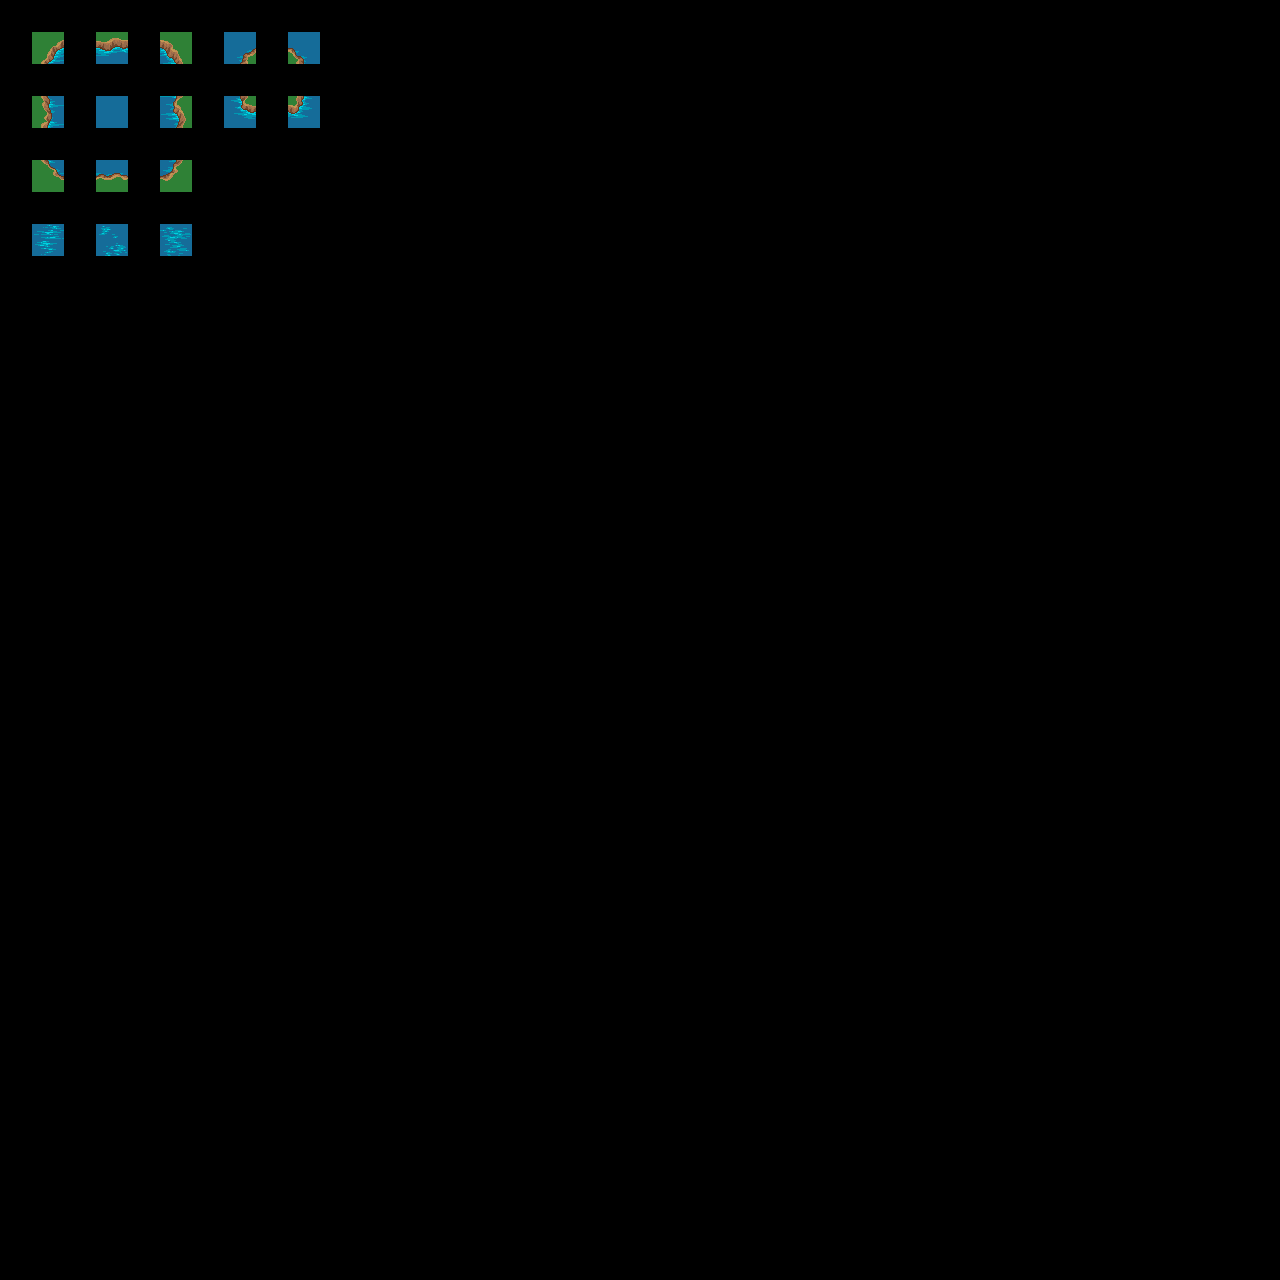

This game map was drawn from its Tiled (.tmx) file and the tilesets committed beside it. A one-line description and the trimmed map source follow:
An orthogonal 40x40 tile map with 32x32 px tiles, 2 tile layers (regions, input_water) and 16 objects.

<map version="1.0" orientation="orthogonal" width="40" height="40" tilewidth="32" tileheight="32">
 <tileset firstgid="1" name="Terrain" tilewidth="32" tileheight="32">
  <image source="../core/assets/gfx/tilesets/terrain.png" width="1024" height="1024" />
  <terraintypes>
   <terrain name="Dark Dirt" tile="100" />
   <terrain name="Red Dirt" tile="103" />
   <terrain name="Black Dirt" tile="106" />
   <terrain name="Grey Dirt" tile="109" />
   <terrain name="Lava" tile="112" />
   <terrain name="Hole" tile="115" />
   <terrain name="Red Hole" tile="118" />
   <terrain name="Black Hole" tile="121" />
   <terrain name="Water" tile="124" />
   <terrain name="Full Dirt" tile="537" />
   <terrain name="Clean Dirt" tile="537" />
   <terrain name="Trans Dirt" tile="97" />
   <terrain name="Grass" tile="289" />
   <terrain name="Dark Grass" tile="295" />
   <terrain name="Short Grass" tile="298" />
   <terrain name="Long Grass" tile="301" />
   <terrain name="Wheat" tile="304" />
   <terrain name="Earth" tile="676" />
   <terrain name="Sand" tile="307" />
   <terrain name="Sand Water" tile="310" />
   <terrain name="Snow" tile="499" />
   <terrain name="Snow Water" tile="662" />
   <terrain name="Snow Ice" tile="502" />
   <terrain name="Ice" tile="496" />
   <terrain name="Brick Road" tile="491" />
   <terrain name="Sewer" tile="484" />
   <terrain name="Sewer Water" tile="481" />
  </terraintypes>
  <tile id="1" terrain="11,11,11," />
  <tile id="2" terrain="11,11,,11" />
  <tile id="4" terrain="0,0,0," />
  <tile id="5" terrain="0,0,,0" />
  <tile id="7" terrain="1,1,1," />
  <tile id="8" terrain="1,1,,1" />
  <tile id="13" terrain="3,3,3," />
  <tile id="14" terrain="3,3,,3" />
  <tile id="16" terrain="4,4,4," />
  <tile id="17" terrain="4,4,,4" />
  <tile id="19" terrain="5,5,5," />
  <tile id="20" terrain="5,5,,5" />
  <tile id="22" terrain="6,6,6," />
  <tile id="23" terrain="6,6,,6" />
  <tile id="25" terrain="7,7,7," />
  <tile id="26" terrain="7,7,,7" />
  <tile id="28" terrain="8,8,8," />
  <tile id="29" terrain="8,8,,8" />
  <tile id="33" terrain="11,,11,11" />
  <tile id="34" terrain=",11,11,11" />
  <tile id="36" terrain="0,,0,0" />
  <tile id="37" terrain=",0,0,0" />
  <tile id="39" terrain="1,,1,1" />
  <tile id="40" terrain=",1,1,1" />
  <tile id="45" terrain="3,,3,3" />
  <tile id="46" terrain=",3,3,3" />
  <tile id="48" terrain="4,,4,4" />
  <tile id="49" terrain=",4,4,4" />
  <tile id="51" terrain="5,,5,5" />
  <tile id="52" terrain=",5,5,5" />
  <tile id="54" terrain="6,,6,6" />
  <tile id="55" terrain=",6,6,6" />
  <tile id="57" terrain="7,,7,7" />
  <tile id="58" terrain=",7,7,7" />
  <tile id="60" terrain="8,,8,8" />
  <tile id="61" terrain=",8,8,8" />
  <tile id="64" terrain=",,,11" />
  <tile id="65" terrain=",,11,11" />
  <tile id="66" terrain=",,11," />
  <tile id="67" terrain=",,,0" />
  <tile id="68" terrain=",,0,0" />
  <tile id="69" terrain=",,0," />
  <tile id="70" terrain=",,,1" />
  <tile id="71" terrain=",,1,1" />
  <tile id="72" terrain=",,1," />
  <tile id="73" terrain=",,,2" />
  <tile id="74" terrain=",,2,2" />
  <tile id="75" terrain=",,2," />
  <tile id="76" terrain=",,,3" />
  <tile id="77" terrain=",,3,3" />
  <tile id="78" terrain=",,3," />
  <tile id="79" terrain=",,,4" />
  <tile id="80" terrain=",,4,4" />
  <tile id="81" terrain=",,4," />
  <tile id="82" terrain=",,,5" />
  <tile id="83" terrain=",,5,5" />
  <tile id="84" terrain=",,5," />
  <tile id="85" terrain=",,,6" />
  <tile id="86" terrain=",,6,6" />
  <tile id="87" terrain=",,6," />
  <tile id="88" terrain=",,,7" />
  <tile id="89" terrain=",,7,7" />
  <tile id="90" terrain=",,7," />
  <tile id="91" terrain=",,,8" />
  <tile id="92" terrain=",,8,8" />
  <tile id="93" terrain=",,8," />
  <tile id="96" terrain=",11,,11" />
  <tile id="97" terrain="11,11,11,11" />
  <tile id="98" terrain="11,,11," />
  <tile id="99" terrain=",0,,0" />
  <tile id="100" terrain="0,0,0,0" />
  <tile id="101" terrain="0,,0," />
  <tile id="102" terrain=",1,,1" />
  <tile id="103" terrain="1,1,1,1" />
  <tile id="104" terrain="1,,1," />
  <tile id="105" terrain=",2,,2" />
  <tile id="106" terrain="2,2,2,2" />
  <tile id="107" terrain="2,,2," />
  <tile id="108" terrain=",3,,3" />
  <tile id="110" terrain="3,,3," />
  <tile id="111" terrain=",4,,4" />
  <tile id="112" terrain="4,4,4,4" />
  <tile id="113" terrain="4,,4," />
  <tile id="114" terrain=",5,,5" />
  <tile id="115" terrain="5,5,5,5" />
  <tile id="116" terrain="5,,5," />
  <tile id="117" terrain=",6,,6" />
  <tile id="118" terrain="6,6,6,6" />
  <tile id="119" terrain="6,,6," />
  <tile id="120" terrain=",7,,7" />
  <tile id="122" terrain="7,,7," />
  <tile id="123" terrain=",8,,8" />
  <tile id="124">
   <properties>
    <property name="animation" value="water" />
    <property name="frame" value="4" />
    <property name="randomized" value="true" />
   </properties>
  </tile>
  <tile id="125" terrain="8,,8," />
  <tile id="128" terrain=",11,," />
  <tile id="129" terrain="11,11,," />
  <tile id="130" terrain="11,,," />
  <tile id="131" terrain=",0,," />
  <tile id="132" terrain="0,0,," />
  <tile id="133" terrain="0,,," />
  <tile id="134" terrain=",1,," />
  <tile id="135" terrain="1,1,," />
  <tile id="136" terrain="1,,," />
  <tile id="137" terrain=",2,," />
  <tile id="138" terrain="2,2,," />
  <tile id="139" terrain="2,,," />
  <tile id="140" terrain=",3,," />
  <tile id="141" terrain="3,3,," />
  <tile id="142" terrain="3,,," />
  <tile id="143" terrain=",4,," />
  <tile id="144" terrain="4,4,," />
  <tile id="145" terrain="4,,," />
  <tile id="146" terrain=",5,," />
  <tile id="147" terrain="5,5,," />
  <tile id="148" terrain="5,,," />
  <tile id="149" terrain=",6,," />
  <tile id="150" terrain="6,6,," />
  <tile id="151" terrain="6,,," />
  <tile id="152" terrain=",7,," />
  <tile id="153" terrain="7,7,," />
  <tile id="154" terrain="7,,," />
  <tile id="155" terrain=",8,," />
  <tile id="156" terrain="8,8,," />
  <tile id="157" terrain="8,,," />
  <tile id="160" terrain="9,9,9,9" />
  <tile id="161" terrain="9,9,9,9" />
  <tile id="162" terrain="9,9,9,9" />
  <tile id="163" terrain="0,0,0,0" />
  <tile id="164" terrain="0,0,0,0" />
  <tile id="165" terrain="0,0,0,0" />
  <tile id="166" terrain="1,1,1,1" />
  <tile id="167" terrain="1,1,1,1" />
  <tile id="168" terrain="1,1,1,1" />
  <tile id="169" terrain="2,2,2,2" />
  <tile id="170" terrain="2,2,2,2" />
  <tile id="171" terrain="2,2,2,2" />
  <tile id="172" terrain="3,3,3,3" />
  <tile id="173" terrain="3,3,3,3" />
  <tile id="174" terrain="3,3,3,3" />
  <tile id="175" terrain="4,4,4,4" />
  <tile id="176" terrain="4,4,4,4" />
  <tile id="177" terrain="4,4,4,4" />
  <tile id="184" terrain="7,7,7,7" />
  <tile id="185" terrain="7,7,7,7" />
  <tile id="186" terrain="7,7,7,7" />
  <tile id="187" terrain="8,8,8,8">
   <properties>
    <property name="animation" value="water" />
    <property name="frame" value="1" />
    <property name="randomized" value="true" />
   </properties>
  </tile>
  <tile id="188" terrain="8,8,8,8">
   <properties>
    <property name="animation" value="water" />
    <property name="frame" value="2" />
    <property name="randomized" value="true" />
   </properties>
  </tile>
  <tile id="189" terrain="8,8,8,8">
   <properties>
    <property name="animation" value="water" />
    <property name="frame" value="3" />
    <property name="randomized" value="true" />
   </properties>
  </tile>
  <tile id="193" terrain="12,12,12," />
  <tile id="194" terrain="12,12,,12" />
  <tile id="196" terrain="12,12,12," />
  <tile id="197" terrain="12,12,,12" />
  <tile id="199" terrain="13,13,13," />
  <tile id="200" terrain="13,13,,13" />
  <tile id="202" terrain="14,14,14," />
  <tile id="203" terrain="14,14,,14" />
  <tile id="205" terrain="15,15,15," />
  <tile id="206" terrain="15,15,,15" />
  <tile id="208" terrain="16,16,16," />
  <tile id="209" terrain="16,16,,16" />
  <tile id="211" terrain="18,18,18," />
  <tile id="212" terrain="18,18,,18" />
  <tile id="214" terrain="19,19,19," />
  <tile id="215" terrain="19,19,,19" />
  <tile id="225" terrain="12,,12,12" />
  <tile id="226" terrain=",12,12,12" />
  <tile id="228" terrain="12,,12,12" />
  <tile id="229" terrain=",12,12,12" />
  <tile id="231" terrain="13,,13,13" />
  <tile id="232" terrain=",13,13,13" />
  <tile id="234" terrain="14,,14,14" />
  <tile id="235" terrain=",14,14,14" />
  <tile id="237" terrain="15,,15,15" />
  <tile id="238" terrain=",15,15,15" />
  <tile id="240" terrain="16,,16,16" />
  <tile id="241" terrain=",16,16,16" />
  <tile id="243" terrain="18,,18,18" />
  <tile id="244" terrain=",18,18,18" />
  <tile id="246" terrain="19,,19,19" />
  <tile id="247" terrain=",19,19,19" />
  <tile id="256" terrain=",,,12" />
  <tile id="257" terrain=",,12,12" />
  <tile id="258" terrain=",,12," />
  <tile id="259" terrain=",,,12" />
  <tile id="260" terrain=",,12,12" />
  <tile id="261" terrain=",,12," />
  <tile id="262" terrain=",,,13" />
  <tile id="263" terrain=",,13,13" />
  <tile id="264" terrain=",,13," />
  <tile id="265" terrain=",,,14" />
  <tile id="266" terrain=",,14,14" />
  <tile id="267" terrain=",,14," />
  <tile id="268" terrain=",,,15" />
  <tile id="269" terrain=",,15,15" />
  <tile id="270" terrain=",,15," />
  <tile id="271" terrain=",,,16" />
  <tile id="272" terrain=",,16,16" />
  <tile id="273" terrain=",,16," />
  <tile id="274" terrain=",,,18" />
  <tile id="275" terrain=",,18,18" />
  <tile id="276" terrain=",,18," />
  <tile id="277" terrain=",,,19" />
  <tile id="278" terrain=",,19,19" />
  <tile id="279" terrain=",,19," />
  <tile id="288" terrain=",12,,12" />
  <tile id="290" terrain="12,,12," />
  <tile id="291" terrain=",12,,12" />
  <tile id="292" terrain="12,12,12,12" />
  <tile id="293" terrain="12,,12," />
  <tile id="294" terrain=",13,,13" />
  <tile id="295" terrain="13,13,13,13" />
  <tile id="296" terrain="13,,13," />
  <tile id="297" terrain=",14,,14" />
  <tile id="298" terrain="14,14,14,14" />
  <tile id="299" terrain="14,,14," />
  <tile id="300" terrain=",15,,15" />
  <tile id="301" terrain="15,15,15,15" />
  <tile id="302" terrain="15,,15," />
  <tile id="303" terrain=",16,,16" />
  <tile id="304" terrain="16,16,16,16" />
  <tile id="305" terrain="16,,16," />
  <tile id="306" terrain=",18,,18" />
  <tile id="307" terrain="18,18,18,18" />
  <tile id="308" terrain="18,,18," />
  <tile id="309" terrain=",19,,19" />
  <tile id="310" terrain="19,19,19,19" />
  <tile id="311" terrain="19,,19," />
  <tile id="320" terrain=",12,," />
  <tile id="321" terrain="12,12,," />
  <tile id="322" terrain="12,,," />
  <tile id="323" terrain=",12,," />
  <tile id="324" terrain="12,12,," />
  <tile id="325" terrain="12,,," />
  <tile id="326" terrain=",13,," />
  <tile id="327" terrain="13,13,," />
  <tile id="328" terrain="13,,," />
  <tile id="329" terrain=",14,," />
  <tile id="330" terrain="14,14,," />
  <tile id="331" terrain="14,,," />
  <tile id="332" terrain=",15,," />
  <tile id="333" terrain="15,15,," />
  <tile id="334" terrain="15,,," />
  <tile id="335" terrain=",16,," />
  <tile id="336" terrain="16,16,," />
  <tile id="337" terrain="16,,," />
  <tile id="338" terrain=",18,," />
  <tile id="339" terrain="18,18,," />
  <tile id="340" terrain="18,,," />
  <tile id="341" terrain=",19,," />
  <tile id="342" terrain="19,19,," />
  <tile id="343" terrain="19,,," />
  <tile id="352" terrain="12,12,12,12" />
  <tile id="353" terrain="12,12,12,12" />
  <tile id="354" terrain="12,12,12,12" />
  <tile id="358" terrain="13,13,13,13" />
  <tile id="359" terrain="13,13,13,13" />
  <tile id="360" terrain="13,13,13,13" />
  <tile id="370" terrain="18,18,18,18" />
  <tile id="371" terrain="18,18,18,18" />
  <tile id="372" terrain="18,18,18,18" />
  <tile id="385" terrain="26,26,26," />
  <tile id="386" terrain="26,26,,26" />
  <tile id="388" terrain="25,25,25," />
  <tile id="389" terrain="25,25,,25" />
  <tile id="395" terrain="24,24,24," />
  <tile id="396" terrain="24,24,," />
  <tile id="397" terrain="24,24,,24" />
  <tile id="398" terrain="24,24,24,24" />
  <tile id="400" terrain="23,23,23," />
  <tile id="401" terrain="23,23,,23" />
  <tile id="403" terrain="20,20,20," />
  <tile id="404" terrain="20,20,,20" />
  <tile id="406" terrain="22,22,22," />
  <tile id="407" terrain="22,22,,22" />
  <tile id="417" terrain="26,,26,26" />
  <tile id="418" terrain=",26,26,26" />
  <tile id="420" terrain="25,,25,25" />
  <tile id="421" terrain=",25,25,25" />
  <tile id="427" terrain="24,,24," />
  <tile id="429" terrain=",24,,24" />
  <tile id="430" terrain="24,24,24,24" />
  <tile id="432" terrain="23,,23,23" />
  <tile id="433" terrain=",23,23,23" />
  <tile id="435" terrain="20,,20,20" />
  <tile id="436" terrain=",20,20,20" />
  <tile id="438" terrain="22,,22,22" />
  <tile id="439" terrain=",22,22,22" />
  <tile id="448" terrain=",,,26" />
  <tile id="449" terrain=",,26,26" />
  <tile id="450" terrain=",,26," />
  <tile id="451" terrain=",,,25" />
  <tile id="452" terrain=",,25,25" />
  <tile id="453" terrain=",,25," />
  <tile id="459" terrain="24,,24,24" />
  <tile id="460" terrain=",,24,24" />
  <tile id="461" terrain=",24,24,24" />
  <tile id="462" terrain="24,24,24,24" />
  <tile id="463" terrain=",,,23" />
  <tile id="464" terrain=",,23,23" />
  <tile id="465" terrain=",,23," />
  <tile id="466" terrain=",,,20" />
  <tile id="467" terrain=",,20,20" />
  <tile id="468" terrain=",,20," />
  <tile id="469" terrain=",,,22" />
  <tile id="470" terrain=",,22,22" />
  <tile id="471" terrain=",,22," />
  <tile id="480" terrain=",26,,26" />
  <tile id="482" terrain="26,,26," />
  <tile id="483" terrain=",25,,25" />
  <tile id="484" terrain="25,25,25,25" />
  <tile id="485" terrain="25,,25," />
  <tile id="491" terrain="24,24,24,24" />
  <tile id="492" terrain="24,24,24,24" />
  <tile id="493" terrain="24,24,24,24" />
  <tile id="494" terrain="24,24,24,24" />
  <tile id="495" terrain=",23,,23" />
  <tile id="496" terrain="23,23,23,23" />
  <tile id="497" terrain="23,,23," />
  <tile id="498" terrain=",20,,20" />
  <tile id="499" terrain="20,20,20,20" />
  <tile id="500" terrain="20,,20," />
  <tile id="501" terrain=",22,,22" />
  <tile id="502" terrain="22,22,22,22" />
  <tile id="503" terrain="22,,22," />
  <tile id="504" terrain="9,9,9,10" />
  <tile id="505" terrain="9,9,10,10" />
  <tile id="506" terrain="9,9,10,9" />
  <tile id="507" terrain="10,10,10,9" />
  <tile id="508" terrain="10,10,9,10" />
  <tile id="512" terrain=",26,," />
  <tile id="513" terrain="26,26,," />
  <tile id="514" terrain="26,,," />
  <tile id="515" terrain=",25,," />
  <tile id="516" terrain="25,25,," />
  <tile id="517" terrain="25,,," />
  <tile id="524" terrain=",,,24" />
  <tile id="525" terrain=",,24," />
  <tile id="527" terrain=",23,," />
  <tile id="528" terrain="23,23,," />
  <tile id="529" terrain="23,,," />
  <tile id="530" terrain=",20,," />
  <tile id="531" terrain="20,20,," />
  <tile id="532" terrain="20,,," />
  <tile id="533" terrain=",22,," />
  <tile id="534" terrain="22,22,," />
  <tile id="535" terrain="22,,," />
  <tile id="536" terrain="9,10,9,10" />
  <tile id="537" terrain="10,10,10,10" />
  <tile id="538" terrain="10,9,10,9" />
  <tile id="539" terrain="10,9,10,10" />
  <tile id="540" terrain="9,10,10,10" />
  <tile id="544" terrain="26,26,26,26" />
  <tile id="545" terrain="26,26,26,26" />
  <tile id="546" terrain="26,26,26,26" />
  <tile id="547" terrain="25,25,25,25" />
  <tile id="548" terrain="25,25,25,25" />
  <tile id="549" terrain="25,25,25,25" />
  <tile id="556" terrain=",24,," />
  <tile id="557" terrain="24,,," />
  <tile id="559" terrain="23,23,23,23" />
  <tile id="560" terrain="23,23,23,23" />
  <tile id="561" terrain="23,23,23,23" />
  <tile id="562" terrain="20,20,20,20" />
  <tile id="563" terrain="20,20,20,20" />
  <tile id="564" terrain="20,20,20,20" />
  <tile id="566" terrain="21,21,21," />
  <tile id="567" terrain="21,21,,21" />
  <tile id="568" terrain="9,10,9,9" />
  <tile id="569" terrain="10,10,9,9" />
  <tile id="570" terrain="10,9,9,9" />
  <tile id="571" terrain="10,10,10,10" />
  <tile id="572" terrain="10,10,10,10" />
  <tile id="580" terrain="17,17,17," />
  <tile id="581" terrain="17,17,,17" />
  <tile id="598" terrain="21,,21,21" />
  <tile id="599" terrain=",21,21,21" />
  <tile id="600" terrain="9,9,9,9" />
  <tile id="601" terrain="9,9,9,9" />
  <tile id="602" terrain="9,9,9,9" />
  <tile id="603" terrain="9,9,9,9" />
  <tile id="604" terrain="9,9,9,9" />
  <tile id="612" terrain="17,,17,17" />
  <tile id="613" terrain=",17,17,17" />
  <tile id="629" terrain=",,,21" />
  <tile id="630" terrain=",,21,21" />
  <tile id="631" terrain=",,21," />
  <tile id="643" terrain=",,,17" />
  <tile id="644" terrain=",,17,17" />
  <tile id="645" terrain=",,17," />
  <tile id="661" terrain=",21,,21" />
  <tile id="662" terrain="21,21,21,21" />
  <tile id="663" terrain="21,,21," />
  <tile id="675" terrain=",17,,17" />
  <tile id="676" terrain="17,17,17,17" />
  <tile id="677" terrain="17,,17," />
  <tile id="693" terrain=",21,," />
  <tile id="694" terrain="21,21,," />
  <tile id="695" terrain="21,,," />
  <tile id="707" terrain=",17,," />
  <tile id="708" terrain="17,17,," />
  <tile id="709" terrain="17,,," />
 </tileset>
 <layer name="regions" width="40" height="40">
  <data>[1600 cells, 16 non-empty, 1 distinct tile ids]</data>
 </layer>
 <layer name="input_water" width="40" height="40">
  <data>[1600 cells, 16 non-empty, 16 distinct tile ids]</data>
 </layer>
 <objectgroup name="output_collisions" width="40" height="40">
  <object x="160" y="177">
   <polygon points="0,0 0,-17 18,-17" />
  </object>
  <object x="45" y="65">
   <polygon points="-2,-1 19,-19 19,-1" />
  </object>
  <object x="64" y="96">
   <polygon points="0,0 0,32 -16,32 -11,17 -15,0" />
  </object>
  <object x="244" y="65">
   <polygon points="0,0 -20,-1 -20,-33 12,-33 12,-14 -2,-12" />
  </object>
  <object x="288" y="32">
   <polygon points="0,0 32,0 32,32 18,32 8,20 0,16" />
  </object>
  <object x="160" y="224" width="32" height="32" />
  <object x="288" y="128">
   <polygon points="0,0 32,0 32,-32 16,-32 12,-20 8,-11 0,-15" />
  </object>
  <object x="96" y="96" width="32" height="32" />
  <object x="32" y="224" width="32" height="32" />
  <object x="64" y="177">
   <polygon points="0,0 1,-16 -18,-16" />
  </object>
  <object x="96" y="63">
   <polygon points="0,0 0,1 -1,-14 30,-14 32,1" />
  </object>
  <object x="96" y="224" width="32" height="32" />
  <object x="96" y="160">
   <polygon points="0,0 32,0 32,16 22,13 16,14 11,16 6,13 0,17" />
  </object>
  <object x="224" y="96">
   <polygon points="0,0 0,32 32,32 32,19 18,14 15,9 16,0" />
  </object>
  <object x="160" y="96">
   <polygon points="0,0 0,32 17,32 19,23 13,15 13,6 16,1 17,0" />
  </object>
  <object x="161" y="49">
   <polygon points="0,0 15,16 -1,15" />
  </object>
 </objectgroup>
</map>
